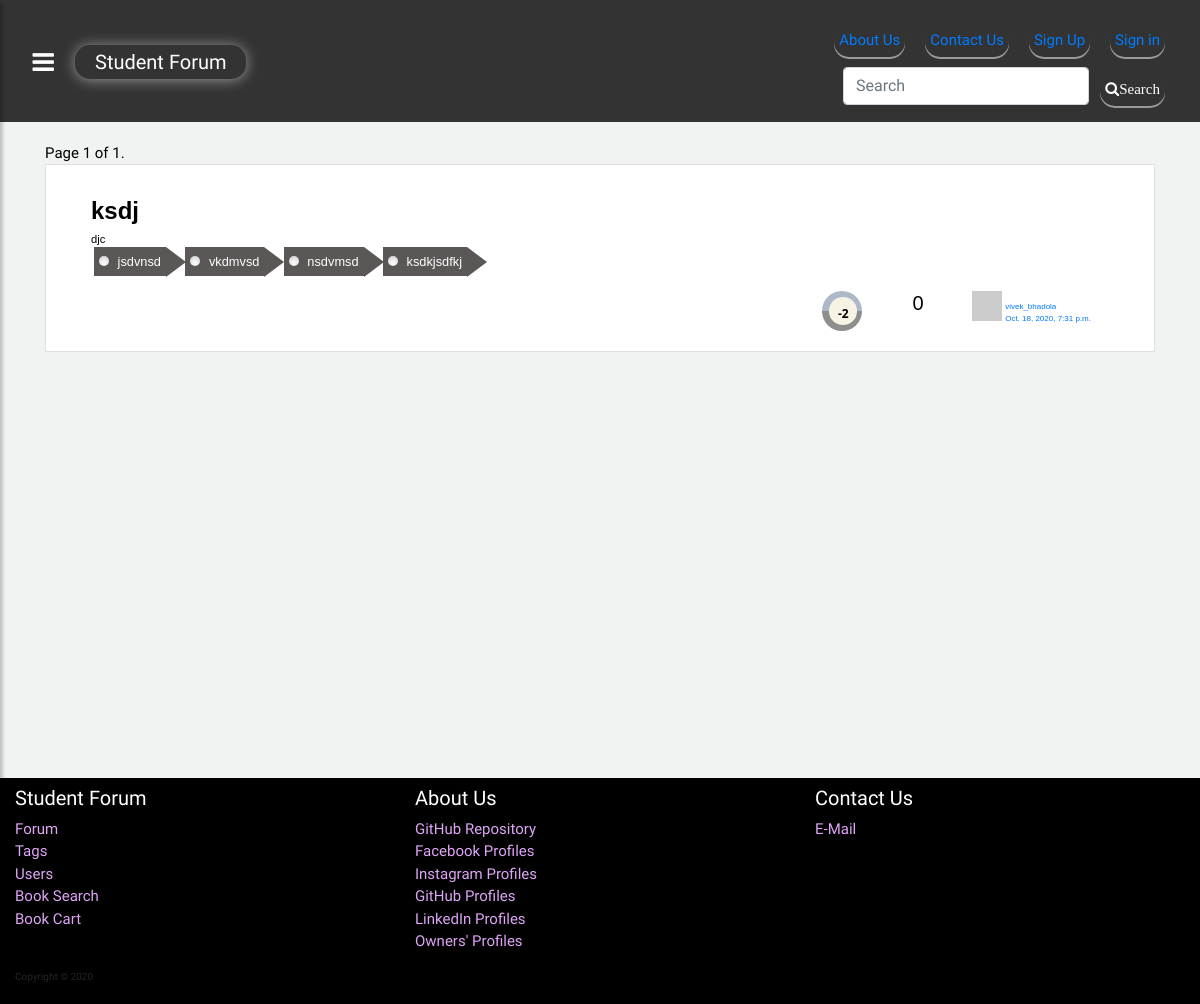
The page /tags/ksdkjsdfkj on the database its author committed.
### home/models.py (models this page shows, shortened)
class forum_tags(models.Model):
    tags_access=models.ForeignKey(forum,on_delete=models.CASCADE,related_name="tag_access")
    tags_forum=models.CharField(max_length=50,blank=True,null=True)

class forum(models.Model):
    topic= models.CharField(max_length=300)
    description = models.CharField(max_length=1000,blank=True)
    link = models.CharField(max_length=100 ,null =True,default="null")
    date_created=models.DateTimeField(auto_now_add=True,null=True)
    updated_at = models.DateTimeField(auto_now=True,null=True)
    owner = models.ForeignKey(settings.AUTH_USER_MODEL, on_delete=models.CASCADE)
    type_code= models.CharField(max_length=1,default=3)
    ask= models.DecimalField(max_digits=1, decimal_places=0,blank=True,null=True)
    total=models.IntegerField(null=True,blank=True,default=0)
    favorites = models.ManyToManyField(settings.AUTH_USER_MODEL,through='Fav', related_name='favorite')

class Profile(models.Model):
    user = models.OneToOneField(User,related_name="profile", on_delete=models.CASCADE)
    first_name = models.CharField(max_length=100, blank=True)
    last_name = models.CharField(max_length=100, blank=True)
    email = models.EmailField(max_length=150)
    phone = models.DecimalField(max_digits=10, decimal_places=0,null=True, blank=True)
    picture = models.BinaryField(null=True, blank=True, editable=True)
    content_type = models.CharField(max_length=256, null=True, blank=True, help_text='The MIMEType of the file')
    bio = models.TextField()
    github_link = models.URLField(max_length = 200, blank=True, null=True, default='http://null.html', editable=True)
    linkedin_link = models.URLField(max_length = 200, blank=True, null=True, default='http://null.html', editable=True)

### home/views.py (the view)
# urls.py: path('tags/<str:pk>', views.ForumTagsView.as_view(), name='tags_forum'),
class ForumTagsView(View):
    def get(self,request,pk):
        tags = forum_tags.objects.filter(tags_forum=pk)
        paginator = Paginator(tags, 10)
        page_number = request.GET.get('page')
        page_obj = paginator.get_page(page_number)
        favorites = list()
        if request.user.is_authenticated:
            rows = request.user.favorite.values('id')
            favorites = [ row['id'] for row in rows ]
        return render(request, 'home/TagsForum.html', {'tags': page_obj,'favorites':favorites})

### home/templates/home/TagsForum.html (shortened to what this page needs)
{% extends "index.html" %}
{% block tags_forum %}
<div style="" class="pagination">
    <span class="step-links" >
        <span class="current">
            Page {{ tags.number }} of {{ tags.paginator.num_pages }}.
        </span>
    </span>
</div>
{% for tag in tags %}
{% with topic=tag.tags_access %}
<div class="forum container-fluid" id="forum-{{topic.id}}">
        <div class="row myrow_1">
            <div class="col-8">
                <form method="POST" >
                    <h2 class="forum_topic" ><a type='submit' href="{%  url 'home:comment' topic.id %}"><b>{{topic.topic}}</b></a></h2>
                </form>
            </div>
            <div class="dropdown col ">
                <button  id="dropbtn{{topic.id}}" class="dropbtn"><i class="fa fa-align-justify" style="
                    position: absolute;
                    right: 15px;top:5px;">
                </i></button>
            </div>
        </div>
        <br>
        <div class="row myrow_3">
            <div class="col">
                <p class="description">
                    {{topic.description}}
                </p>
            </div>
        </div>
        <div class="row ">
            <div style="margin-left:15px" class="col">
                {%for tag in topic.tag_access.all%}
                    {% if tag.tags_forum != "" %}
                        <a href="#" class="tag">
                            <span class="arrow"></span>
                            {{tag.tags_forum}}
                        </a>
                    {% else %}
                        <span>No Tags Available</span>
                    {% endif %}
                {% endfor %}
            </div>
            <div class="col-5 col-md-3">
            </div>
        </div>
        <div class="d-flex flex-row-reverse myrow_4 ">
            <div class="askedby mr-5 " >
                <input type="image" class='photo' id="dp-{{topic.id}}" src="{%  url 'home:dp' topic.owner.profile.id  %}" style=" outline:none;
                  height:30px;
                  width:30px;" >
                <div class="blah">
                    <a href="{% url 'home:searchprofile' topic.owner.username %}">{{topic.owner}}</a><br><a href="#" class="time">{{topic.date_created}}</a>
                </div>
            </div>
            <div class='extra mr-5'>
            <h5 style="display:inline-block;margin-left:10px;">{{topic.discuss_access.count}}</h5>
            </div>
            <div class="vote roundrect">
                    <form  method="POST" class="form">
                        <div class="increment up" onclick="vote('{% url 'home:upvote' topic.id %}',{{topic.id}});" id="uv"></div>
                        <div class="increment down" id="dv" onclick="vote('{% url 'home:downvote' topic.id %}',{{topic.id}});" ></div>
                        <div class="count " id="count-{{topic.id}}">{{topic.total}}</div>
                    </form>
            </div>
        </div>
    </div>
{% endwith %}
{% endfor %}
{% endblock %}

### home/static/css/style.css (style rules this page uses)
body { font-family: 'Poppins', sans-serif; font-family: 'Alegreya', serif; font-family: 'Sansita', serif; font-size:5px ; min-height:100%; background-color: rgb(241, 242, 242); overflow-x: hidden; }
.current { display:block ; }
.pagination { font-size:3em; }

### home/templates/home/TagsForum.html (style rules this page uses)
.forum { font-family: 'Noto Sans JP', sans-serif; background-color: white; margin-bottom:20px; padding-top:20px; padding-bottom:20px; border-style: solid; border-width: 1px; border-color: #dee0e1; }
.forum .tag { display: inline-block; color: #fff; position: relative; padding: 5px 5px 5px 0px; text-decoration: none; -webkit-transition: right 0.2s ease-in; -moz-transition: right 0.2s ease-in; -ms-transition: right 0.2s ease-in; background: rgb(92, 87, 87); margin: 0px 0px 15px 18px; font-size: 0.8rem; }
.forum .tag:before { background: #fff; width: 10px; height: 10px; content: ""; display: inline-block; border-radius: 20px; box-shadow: inset 0px 2px 5px rgba(0, 0, 0, 0.2); margin: 0 5px 0 5px; }
.forum .tag:after { content: ""; width: 100%; height: 100%; box-shadow: inset 0px 5px 40px rgba(255, 255, 255, 0), 0px 0px 10px rgba(0, 0, 0, 0); position: absolute; left: 0; top: 0; }
.tag .arrow { display: inline-block; z-index: 25; pointer-events: none; position: absolute; -webkit-transition: right 0.2s ease-in; right: -20px; top: -0.40px; display: inline-block; border-top: 15px solid transparent; border-left: 20px solid rgb(92, 87, 87); border-bottom: 15px solid transparent; box-shadow: inset 0px 5px 40px rgb(92, 87, 87); }
.forum .askedby { height:30px; font-size: 0.8rem; }
.forum .dropbtn { color: white; cursor: pointer; float: right; border: none; background: none; outline: 0px; font-size: 1.5rem; float: left; }
.forum .dropdown { display: inline-block; position: relative; float: left; bottom: 12px; }
.forum .roundrect .up { border-radius: 100px 100px 0 0; height:50%; }
.forum .roundrect .down { border-radius: 0 0 100px 100px; height:50%; }
.forum .roundrect .count { border-radius: 50%; position: absolute; left: 37%; top: 33%; }
.forum .vote { display: flex; position: relative; flex-direction: column; font-family: "Noto Sans"; width: 2.5rem; height: 2.5rem; margin: 0rem 1.25rem; }
.forum .vote form { height:100%; }
.forum .increment { flex: 1 0 0; text-align: center; opacity: .5; transition: 0.3s; cursor: pointer; }
.forum .increment.up { background: rgba(86, 110, 146, 0.959); }
.forum .increment.down { background: rgb(31, 30, 30); }
.forum .count { position: absolute; border-radius: 0.1rem; background: #F6F3E4; width: 0.75rem; font-size: 0.75rem; font-weight: bold; text-align: center; box-shadow: 0 0 0 0.5rem #F6F3E4; pointer-events: none; height: 0.75rem; }
.forum .forum_topic { margin: 12px 0px 0px 30px; color: white; font-size: 1rem; }
.forum .forum_topic b { overflow-x:hidden; overflow: hidden; text-overflow: ellipsis; display: -webkit-box; -webkit-line-clamp: 1; -webkit-box-orient: vertical; }
.forum .description { font-size: larger; margin: 0px 30px 0px 30px; font-size: 0.7rem; overflow-x:hidden; overflow: hidden; text-overflow: ellipsis; display: -webkit-box; -webkit-line-clamp: 2; -webkit-box-orient: vertical; }
.forum .forum_topic a { font-size: 1.5rem; color:black; }
.forum .myrow_1 { max-height: 38px; }
.forum .myrow_4 { max-height: 60px; }
.forum .blah { font-size:0.5rem; display:inline-block; }
.forum .extra { margin-left:20px; }

### rows shown on the page
forum_tags: tags_access.topic "ksdj", tags_access.description "djc", tags_forum "ksdkjsdfkj", tags_access.owner "vivek_bhadola", tags_access.date_created "Oct. 18, 2020, 7:31 p.m.", tags_access.discuss_access.count "0", tags_access.total "-2"
forum_tags: tags_forum "jsdvnsd"
forum_tags: tags_forum "vkdmvsd"
forum_tags: tags_forum "nsdvmsd"

### other values the page prints
{{ tags.number }} "1"
{{ tags.paginator.num_pages }} "1"
